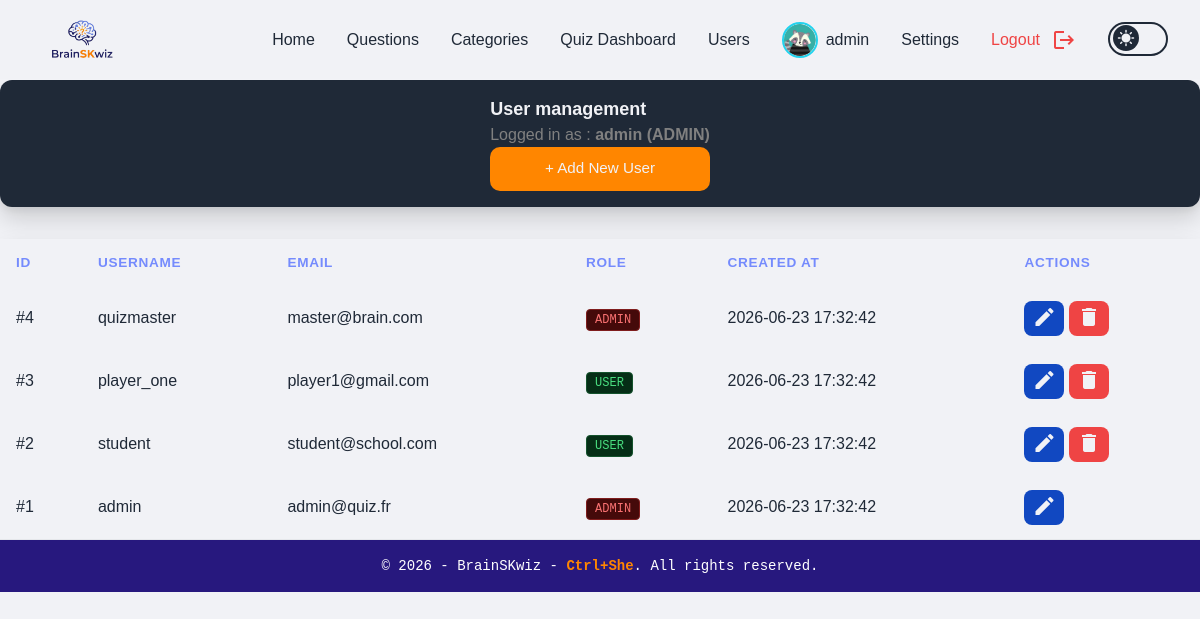
/admin_users.php (signed in), run on the app's committed database.
### tables this page shows
CREATE TABLE IF NOT EXISTS users (
    id INT AUTO_INCREMENT PRIMARY KEY,
    username VARCHAR(100) NOT NULL UNIQUE,
    email VARCHAR(255) NOT NULL UNIQUE,
    password VARCHAR(255) NOT NULL,
    role ENUM('admin', 'user') DEFAULT 'user',
    avatar VARCHAR(100) NOT NULL DEFAULT 'bee.png',
    created_at TIMESTAMP DEFAULT CURRENT_TIMESTAMP
);

### src/admin_users.php (the view, shortened to what this page needs)
<?php
require_once __DIR__ . '/config/db.php';
$query = "SELECT id, username, email, role, created_at FROM users ORDER BY id DESC";
$users = $pdo->query($query)->fetchAll();
require_once __DIR__ . '/components/header.php';
?>
        <div class="titleBox">
            <div>
                <h1 class="titleText">User management</h1>
                <p class="subTitle">
                    Logged in as : <strong><?php echo htmlspecialchars($_SESSION['username'] ?? 'Admin', ENT_QUOTES, 'UTF-8'); ?> (<span class="uppercase"><?php echo htmlspecialchars($_SESSION['role'], ENT_QUOTES, 'UTF-8'); ?></span>)</strong>
                </p>
                <button id="open-modal-btn" class="btn">
                    + Add New User
                </button>
            </div>
        </div>
        <div class="table">
            <table>
                <thead class="tableTitle">
                    <tr>
                        <th>ID</th>
                        <th>Username</th>
                        <th>Email</th>
                        <th>Role</th>
                        <th>Created At</th>
                        <th>Actions</th>
                    </tr>
                </thead>
                <tbody id="users-table-body">
                    <?php foreach($users as $u): ?>
                        <tr id="user-row-<?php echo $u['id']; ?>">
                            <td>#<?php echo $u['id']; ?></td>
                            <td><?php echo htmlspecialchars($u['username'], ENT_QUOTES, 'UTF-8'); ?></td>
                            <td><?php echo htmlspecialchars($u['email'], ENT_QUOTES, 'UTF-8'); ?></td>
                            <td>
                                <span class="text-xs font-mono uppercase px-2 py-0.5 rounded <?php echo $u['role'] === 'admin' ? 'bg-red-950 text-red-400 border border-red-900' : 'bg-green-950 text-green-400 border border-green-900'; ?> border">
                                    <?php echo htmlspecialchars($u['role'], ENT_QUOTES, 'UTF-8'); ?>
                                </span>
                            </td>
                            <td><?php echo htmlspecialchars($u['created_at'], ENT_QUOTES, 'UTF-8') ?></td>
                            <td>
                                <div>
                                    <button
                                        data-id="<?php echo $u['id']; ?>"
                                        data-username="<?php echo htmlspecialchars($u['username'], ENT_QUOTES, 'UTF-8'); ?>"
                                        data-email="<?php echo htmlspecialchars($u['email'], ENT_QUOTES, 'UTF-8'); ?>"
                                        data-role="<?php echo htmlspecialchars($u['role'], ENT_QUOTES, 'UTF-8'); ?>"
                                        onclick="initEditModal(this)"
                                        title="Edit User"
                                        class="editBtn">
                                        <span class="material-icons">edit</span>
                                    </button>
                                    <?php if ($u['id'] != $_SESSION['user_id'] ?? 0): ?>
                                    <button
                                        onclick="confirmDeleteUser(<?php echo $u['id']; ?>)"
                                        title="Delete User"
                                        class="deleteBtn">
                                        <span class="material-icons">delete</span>
                                    </button>
                                    <?php endif; ?>
                                </div>
                            </td>
                        </tr>
                    <?php endforeach; ?>
                </tbody>
            </table>
        </div>
<?php require_once __DIR__ . '/components/footer.php'; ?>

### src/css/style.css (style rules this page uses)
:root { --color-primary: #758bfd; --color-primary-light: #aeb8fe; --color-primary-dark: #27187e; --color-bg: #f1f2f6; --color-text: #1f2937; --color-white: #f1f2f6; --color-black: #1f2937; --color-success: #22c55e; --color-warning: #ff8600; --color-danger: #ef4444; --shadow-modal: 0 4px 6px rgba(0, 0, 0, 0.05), 0 12px 24px rgba(0, 0, 0, 0.15); }
body { background: var(--color-bg); color: var(--color-text); font-family: 'Clash Display', sans-serif; }
.btn { width: 100%; padding: 0.65rem 1rem; background-color: var(--color-primary); border-radius: 10px; color: var(--color-white); font-size: 0.95rem; outline: none; }
#open-modal-btn { background-color: var(--color-warning); }
.titleBox { display: flex; flex-direction: column; align-items: center; gap: 0.5rem; margin-bottom: 2rem; background-color: var(--color-black); border-radius: 12px; box-shadow: var(--shadow-modal); padding: 1rem; }
.titleText { font-size: large; font-weight: bold; color: var(--color-white); }
.subTitle { color: grey; }
.table { width: 100%; overflow-x: auto; border-radius: 12px; background: var(--color-bg); box-shadow: var(--shadow-modal); }
table { width: 100%; border-collapse: collapse; font-family: inherit; }
thead.tableTitle { background: var(--color-bg); text-align: left; }
thead.tableTitle th { padding: 14px 16px; font-size: 0.85rem; text-transform: uppercase; letter-spacing: 0.05em; color: var(--color-primary); }
tbody tr { background-color: var(--color-bg); }
td { padding: 14px 16px; vertical-align: middle; }
td span { display: inline-block; font-size: 0.75rem; padding: 4px 8px; border-radius: 6px; white-space: nowrap; }
.editBtn { background: #1148c1; color: var(--color-white); }
.deleteBtn { background: var(--color-danger); color: var(--color-white); }
button { cursor: pointer; border-radius: 8px; padding: 6px 10px; font-size: 0.75rem; }

### data on the page
users: id "4", username "quizmaster", email "master@brain.com", role "ADMIN", created_at "2026-06-23 17:32:42"
users: id "3", username "player_one", email "player1@gmail.com", role "USER", created_at "2026-06-23 17:32:42"
users: id "2", username "student", email "student@school.com", role "USER", created_at "2026-06-23 17:32:42"
users: id "1", username "admin", email "admin@quiz.fr", role "ADMIN", created_at "2026-06-23 17:32:42"

### other printed values
$_SESSION['username'] "admin"
$_SESSION['role'] "ADMIN"
